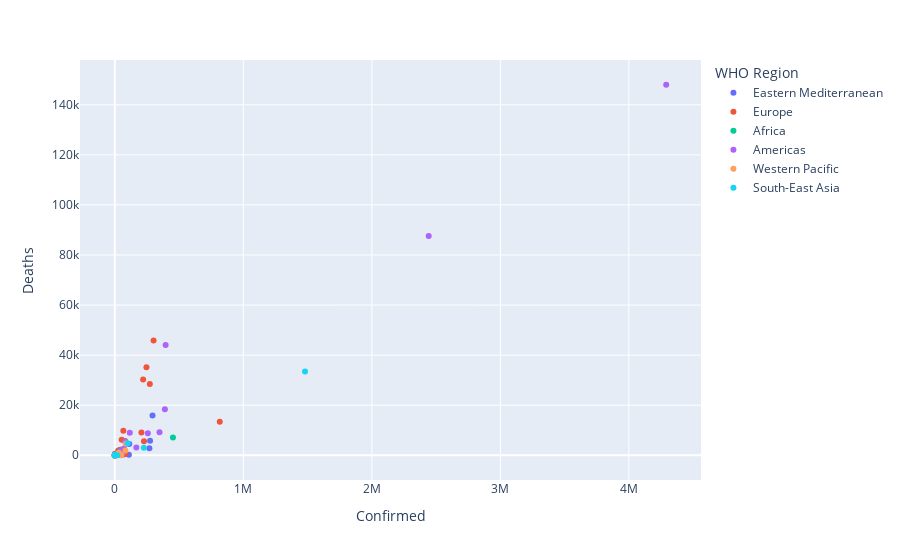

Notebook source saved alongside this figure:
### Code cell
px.scatter(df, x = 'Confirmed', y='Deaths', color='WHO Region')

### Figure 1 — Plotly figure (JSON) as saved in the notebook; plotly's stock layout.template omitted (floating-point values rounded to 4 significant figures)
{"data": [{"hovertemplate": "WHO Region=Eastern Mediterranean<br>Confirmed=%{x}<br>Deaths=%{y}<extra></extra>", "legendgroup": "Eastern Mediterranean", "marker": {"color": "#636efa", "symbol": "circle"}, "mode": "markers", "name": "Eastern Mediterranean", "orientation": "v", "showlegend": true, "type": "scatter", "x": [36263, 39482, 5059, 92482, 293606, 112585, 1176, 64379, 3882, 2827, 20887, 77058, 274289, 109597, 268934, 3196, 11424, 674, 1455, 59177, 10621, 1691], "xaxis": "x", "y": [1269, 141, 58, 4652, 15912, 4458, 11, 438, 51, 64, 316, 393, 5842, 165, 2760, 93, 720, 40, 50, 345, 78, 483], "yaxis": "y"}, {"hovertemplate": "WHO Region=Europe<br>Confirmed=%{x}<br>Deaths=%{y}<extra></extra>", "legendgroup": "Europe", "marker": {"color": "#EF553B", "symbol": "circle"}, "mode": "markers", "name": "Europe", "orientation": "v", "showlegend": true, "type": "scatter", "x": [4880, 907, 37390, 20558, 30446, 67251, 66428, 10498, 10621, 4881, 1060, 15516, 13761, 2034, 7398, 220352, 1137, 207112, 4227, 14, 12, 4448, 1854, 25892, 63985, 246286, 84648, 7413, 33296, 1219, 86, 2019, 6321, 701, 23154, 116, 2893, 53413, 10213, 9132, 43402, 50299, 45902, 816680, 699, 24141, 2181, 2087, 272421, 79395, 34477, 7235, 227019, 67096, 301708, 21209], "xaxis": "x", "y": [144, 52, 711, 713, 423, 538, 9822, 294, 347, 139, 19, 373, 613, 69, 329, 30212, 16, 9125, 202, 0, 0, 596, 10, 1764, 474, 35112, 585, 185, 1301, 31, 1, 80, 112, 9, 748, 4, 45, 6160, 466, 255, 1676, 1719, 2206, 13334, 42, 543, 28, 116, 28432, 5700, 1978, 60, 5630, 1636, 45844, 121], "yaxis": "y"}, {"hovertemplate": "WHO Region=Africa<br>Confirmed=%{x}<br>Deaths=%{y}<extra></extra>", "legendgroup": "Africa", "marker": {"color": "#00cc96", "symbol": "circle"}, "mode": "markers", "name": "Africa", "orientation": "v", "showlegend": true, "type": "scatter", "x": [27973, 950, 1770, 739, 1100, 378, 2328, 17110, 4599, 922, 354, 3200, 8844, 15655, 3071, 265, 2316, 14547, 7189, 326, 33624, 7055, 1954, 17975, 505, 1167, 9690, 3664, 2513, 6208, 344, 1701, 1843, 1132, 41180, 1879, 865, 9764, 114, 1783, 452529, 2305, 509, 874, 1128, 10, 4552, 2704], "xaxis": "x", "y": [1163, 41, 35, 2, 53, 1, 22, 391, 59, 75, 7, 54, 208, 96, 51, 0, 34, 228, 49, 8, 168, 45, 26, 285, 12, 72, 91, 99, 124, 156, 10, 11, 8, 69, 860, 5, 14, 194, 0, 66, 7067, 46, 21, 18, 2, 1, 140, 36], "yaxis": "y"}, {"hovertemplate": "WHO Region=Americas<br>Confirmed=%{x}<br>Deaths=%{y}<extra></extra>", "legendgroup": "Americas", "marker": {"color": "#ab63fa", "symbol": "circle"}, "mode": "markers", "name": "Americas", "orientation": "v", "showlegend": true, "type": "scatter", "x": [86, 167416, 382, 110, 48, 71181, 2442375, 116458, 347923, 257101, 15841, 2532, 18, 64156, 81161, 15035, 23, 45309, 389, 7340, 39741, 853, 395489, 3439, 61442, 4548, 389717, 17, 24, 52, 1483, 148, 4290259, 1202, 15988], "xaxis": "x", "y": [3, 3059, 11, 7, 2, 2647, 87618, 8944, 9187, 8777, 115, 87, 0, 1083, 5532, 408, 0, 1761, 20, 158, 1166, 10, 44022, 108, 1322, 43, 18418, 0, 0, 0, 24, 8, 148011, 35, 146], "yaxis": "y"}, {"hovertemplate": "WHO Region=Western Pacific<br>Confirmed=%{x}<br>Deaths=%{y}<extra></extra>", "legendgroup": "Western Pacific", "marker": {"color": "#FFA15A", "symbol": "circle"}, "mode": "markers", "name": "Western Pacific", "orientation": "v", "showlegend": true, "type": "scatter", "x": [15303, 141, 226, 86783, 27, 31142, 20, 8904, 289, 1557, 62, 82040, 50838, 14203, 462, 431], "xaxis": "x", "y": [167, 3, 0, 4656, 0, 998, 0, 124, 0, 22, 0, 1945, 27, 300, 7, 0], "yaxis": "y"}, {"hovertemplate": "WHO Region=South-East Asia<br>Confirmed=%{x}<br>Deaths=%{y}<extra></extra>", "legendgroup": "South-East Asia", "marker": {"color": "#19d3f3", "symbol": "circle"}, "mode": "markers", "name": "South-East Asia", "orientation": "v", "showlegend": true, "type": "scatter", "x": [226225, 99, 350, 1480073, 100303, 3369, 18752, 2805, 3297, 24], "xaxis": "x", "y": [2965, 0, 6, 33408, 4838, 15, 48, 11, 58, 0], "yaxis": "y"}], "layout": {"legend": {"title": {"text": "WHO Region"}, "tracegroupgap": 0}, "margin": {"t": 60}, "xaxis": {"anchor": "y", "domain": [0, 1], "title": {"text": "Confirmed"}}, "yaxis": {"anchor": "x", "domain": [0, 1], "title": {"text": "Deaths"}}}}
